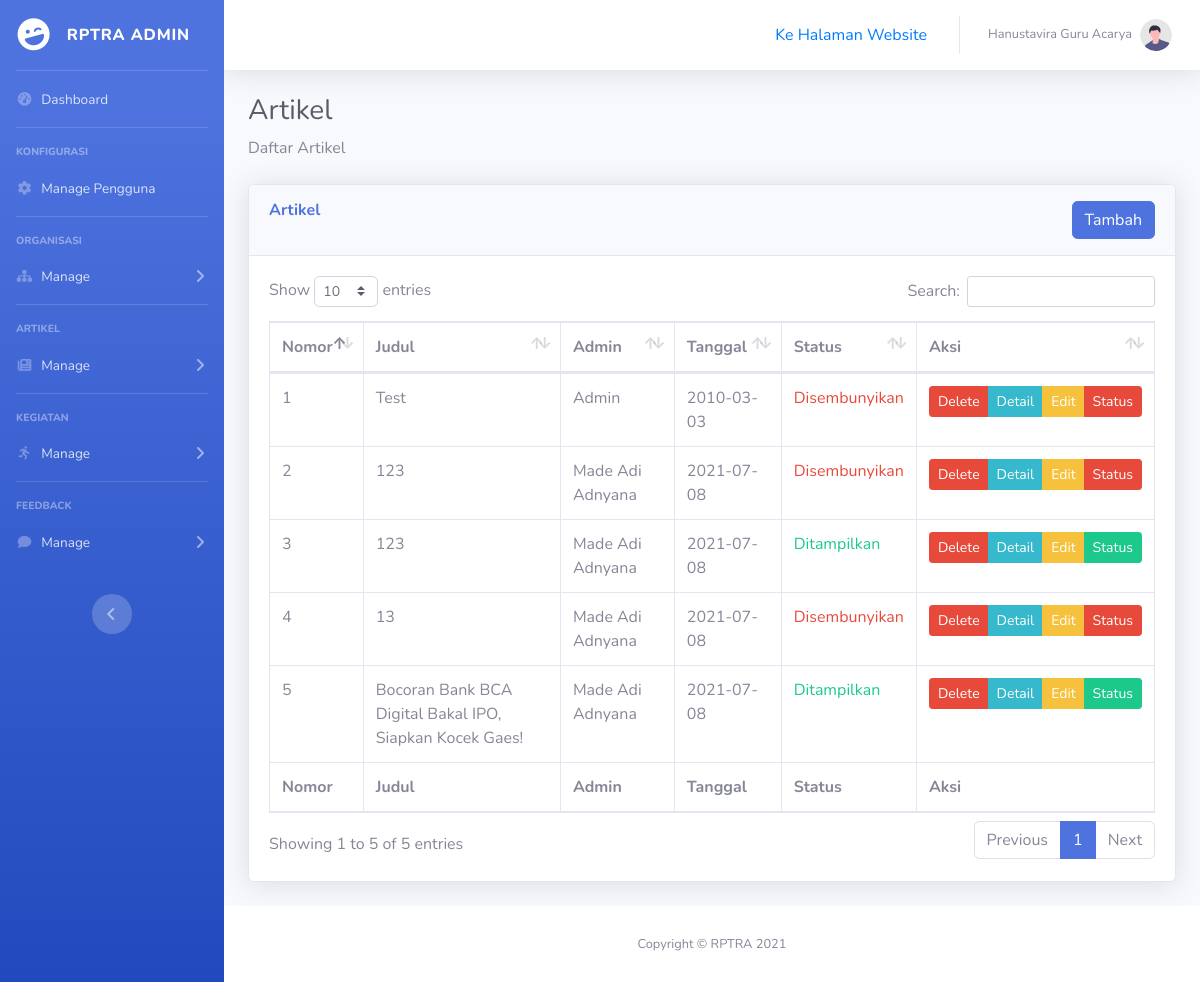
/admin/artikel/index.php (signed in), run on the app's committed database.
### tables this page shows
CREATE TABLE `artikel` (
  `id_artikel` int(11) NOT NULL,
  `tanggal` date NOT NULL,
  `judul` varchar(100) NOT NULL,
  `gambar` varchar(100) DEFAULT NULL,
  `isi` text NOT NULL,
  `admin` varchar(100) NOT NULL,
  `status` tinyint(1) NOT NULL,
  `id_topik` int(11) NOT NULL
);

### admin/artikel/index.php (the view, shortened to what this page needs)
<?php
    include "../layout/admin-header.php";
    include "../layout/admin-sidebar.php";
    include "../layout/admin-navbar.php";
    $sql = "SELECT * FROM artikel";
    $query = mysqli_query($koneksi,$sql);
?>
<?php
if(isset($_SESSION["status"]) && $_SESSION["status"] != "sudah_login_guest") {
?>
<div class="container-fluid">
    <h1 class="h3 mb-2 text-gray-800">Artikel</h1>
    <p class="mb-4">Daftar Artikel</p>
    <div class="row">
        <div class="col">
            <div class="card shadow mb-4">
                <div class="card-header py-3">
                    <h6 class="m-0 font-weight-bold text-primary float-left">Artikel</h6>
                    <a href="tambah.php" class="btn btn-primary float-right btn-md">Tambah</a>
                </div>
                <div class="card-body">
                    <div class="table-responsive">
                        <table class="table table-bordered dataTable" id="dataTable" width="100%" cellspacing="0"
                            role="grid" aria-describedby="dataTable_info" style="width: 100%;">
                            <thead>
                                <tr role="row">
                                    <th style="width:5%">Nomor</th>
                                    <th>Judul</th>
                                    <th>Admin</th>
                                    <th>Tanggal</th>
                                    <th>Status</th>
                                    <th style="width:20%">Aksi</th>
                                </tr>
                            </thead>
                            <tfoot>
                                <tr>
                                    <th>Nomor</th>
                                    <th>Judul</th>
                                    <th>Admin</th>
                                    <th>Tanggal</th>
                                    <th>Status</th>
                                    <th>Aksi</th>
                                </tr>
                            </tfoot>
                            <tbody>
                                <?php $a = 1; while($data = mysqli_fetch_array($query)):?>
                                <tr role=" row" class="odd">
                                    <td class="sorting_1"><?= $a++ ?></td>
                                    <td><?= $data['judul'] ?></td>
                                    <td><?= $data['admin'] ?></td>
                                    <td><?= $data['tanggal'] ?></td>
                                    <td><?= $data['status'] == 1 ? "<p class='text-success'>Ditampilkan</p>"
                                    : "<p class='text-danger'>Disembunyikan</p>"
                                    ?></td>
                                    <td>
                                        <div class="btn-toolbar justify-content-between" role="toolbar"
                                            aria-label="Toolbar with button groups">
                                            <div class="btn-group" role="group" aria-label="First group">
                                                <a class="btn btn-danger btn-sm del" data-nama="<?=$data['judul']?>"
                                                    data-id="<?= $data['id_artikel'] ?>"
                                                    data-img="<?=$data['gambar']?>">Delete</a>
                                                <a href="detail.php?id_artikel=<?= $data['id_artikel'] ?>"
                                                    class="btn btn-info btn-sm">Detail</a>
                                                <a href="ubah.php?id_artikel=<?= $data['id_artikel'] ?>"
                                                    class="btn btn-warning btn-sm">Edit</a>
                                                <?php  if($data['status'] == 1): ?>
                                                <a href="controller.php?id_artikel=<?= $data['id_artikel'] ?>&status=<?= $data['status'] ?>&aksi=status"
                                                    class="btn btn-success btn-sm">Status</a>
                                                <?php  else: ?>
                                                <a href="controller.php?id_artikel=<?= $data['id_artikel'] ?>&status=<?= $data['status']?>&aksi=status"
                                                    class="btn btn-danger btn-sm">Status</a>
                                                <?php   endif; ?>
                                            </div>
                                        </div>
                                    </td>
                                </tr>
                                <?php endwhile; ?>
                            </tbody>
                        </table>
                    </div>
                </div>
            </div>
        </div>
    </div>
</div>
<?php
    include "../layout/admin-footer.php";
?>
<?php
}
?>

### admin/layout/admin-header.php (shortened to what this page needs)
<!DOCTYPE html>
<html lang="en">
<head>
    <link href="../vendor/fontawesome-free/css/all.min.css" rel="stylesheet" type="text/css">
    <link href="../css/sb-admin-2.min.css" rel="stylesheet">
    <link href="../vendor/datatables/dataTables.bootstrap4.min.css" rel="stylesheet">
</head>
<body id="page-top">

### admin/layout/admin-sidebar.php (shortened to what this page needs)
<div id="wrapper">
    <ul class="navbar-nav bg-gradient-primary sidebar sidebar-dark accordion" id="accordionSidebar">
        <a class="sidebar-brand d-flex align-items-center justify-content-center" href="../dashboard/admin.php">
            <div class="sidebar-brand-icon rotate-n-15">
                <i class="fas fa-laugh-wink"></i>
            </div>
            <div class="sidebar-brand-text mx-3">RPTRA ADMIN</div>
        </a>
        <hr class="sidebar-divider my-0">
        <li class="nav-item">
            <a class="nav-link" href="../dashboard/admin.php">
                <i class="fas fa-fw fa-tachometer-alt"></i>
                <span>Dashboard</span></a>
        </li>
        <hr class="sidebar-divider">
        <?php
        if(isset($_SESSION["status"]) && $_SESSION["status"] != "sudah_login_guest") {
        ?>
                <div class="sidebar-heading">
                    Konfigurasi
                </div>
                <li class="nav-item">
                    <a class="nav-link" href="../user/index.php">
                        <i class="fas fa-fw fa-cog"></i>
                        <span>Manage Pengguna</span></a>
                </li>
                <hr class="sidebar-divider">
                <div class="sidebar-heading">
                    Organisasi
                </div>
                <li class="nav-item">
                    <a class="nav-link collapsed" href="#" data-toggle="collapse" data-target="#collapseOne"
                        aria-expanded="true" aria-controls="collapseOne">
                        <i class="fas fa-fw fa-sitemap"></i>
                        <span>Manage</span>
                    </a>
                </li>
                <hr class="sidebar-divider">
                <div class="sidebar-heading">
                    Artikel
                </div>
                <li class="nav-item">
                    <a class="nav-link collapsed" href="#" data-toggle="collapse" data-target="#collapseTwo"
                        aria-expanded="true" aria-controls="collapseTwo">
                        <i class="fas fa-fw fa-newspaper"></i>
                        <span>Manage</span>
                    </a>
                </li>
                <hr class="sidebar-divider">
                <div class="sidebar-heading">
                    Kegiatan
                </div>
                <li class="nav-item">
                    <a class="nav-link collapsed" href="#" data-toggle="collapse" data-target="#collapseThree"
                        aria-expanded="true" aria-controls="collapseThree">
                        <i class="fas fa-fw fa-running"></i>
                        <span>Manage</span>
                    </a>
                </li>
                <hr class="sidebar-divider">
                <div class="sidebar-heading">
                    Feedback
                </div>
                <li class="nav-item">
                    <a class="nav-link collapsed" href="#" data-toggle="collapse" data-target="#collapseFour"
                        aria-expanded="true" aria-controls="collapseFour">
                        <i class="fas fa-fw fa-comment"></i>
                        <span>Manage</span>
                    </a>
                </li>
                <br>
                <div class="text-center d-none d-md-inline">
                    <button class="rounded-circle border-0" id="sidebarToggle"></button>
                </div>
            </ul>
        <?php
        }
        ?>

### admin/layout/admin-navbar.php (shortened to what this page needs)
<div id="content-wrapper" class="d-flex flex-column">
    <div id="content">
        <nav class="navbar navbar-expand navbar-light bg-white topbar mb-4 static-top shadow">
            <ul class="navbar-nav ml-auto">
                <li class="nav-item dropdown no-arrow mx-1">
                    <a href="../../index.php" class="nav-link" style="color: #007BFF">Ke Halaman Website</a>
                </li>
                <li class="nav-item dropdown no-arrow">
                    <a class="nav-link dropdown-toggle" href="#" id="userDropdown" role="button" data-toggle="dropdown"
                        aria-haspopup="true" aria-expanded="false">
                        <span class="mr-2 d-none d-lg-inline text-gray-600 small"><?php echo $_SESSION['nama']; ?></span>
                        <img class="img-profile rounded-circle" src="../img/undraw_profile.svg">
                    </a>
                </li>
            </ul>
        </nav>

### admin/layout/admin-footer.php (shortened to what this page needs)
<footer class="sticky-footer bg-white">
    <div class="container my-auto">
        <div class="copyright text-center my-auto">
            <span>Copyright &copy; RPTRA 2021</span>
        </div>
    </div>
</footer>
</div>
</div>
</body>
</html>

### data on the page
artikel: judul "Test", admin "Admin", tanggal "2010-03-03", status "Disembunyikan"
artikel: judul "123", admin "Made Adi Adnyana", tanggal "2021-07-08", status "Disembunyikan"
artikel: judul "123", admin "Made Adi Adnyana", tanggal "2021-07-08", status "Ditampilkan"
artikel: judul "13", admin "Made Adi Adnyana", tanggal "2021-07-08", status "Disembunyikan"
artikel: judul "Bocoran Bank BCA Digital Bakal IPO, Siapkan Kocek Gaes!", admin "Made Adi Adnyana", tanggal "2021-07-08", status "Ditampilkan"

### other printed values
$_SESSION['nama'] "Hanustavira Guru Acarya"
